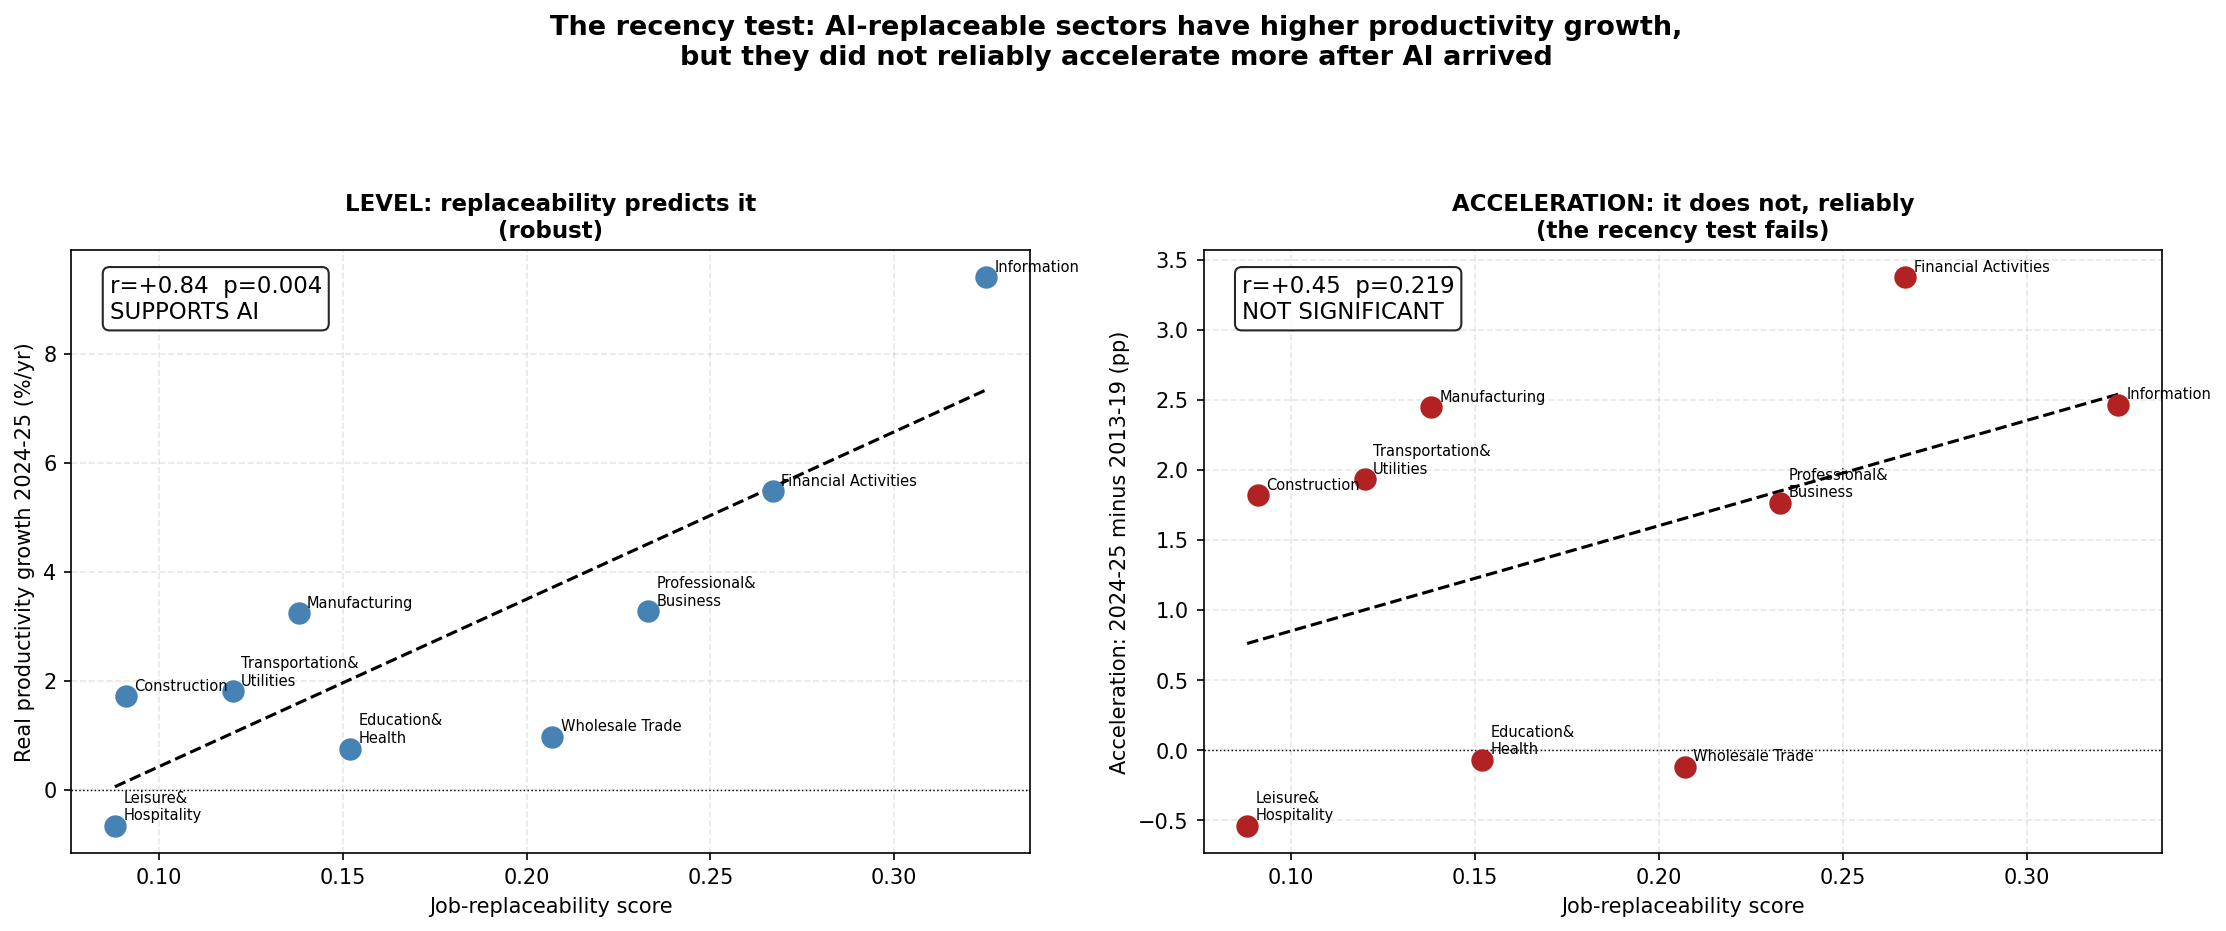

Write the Python code that produced this figure.
"""
recency_test.py
Does AI exposure predict the RECENT ACCELERATION in productivity, or only its level?

The corrected cross-section (real_productivity_ai_crosssection.py) shows that
AI exposure and job replaceability predict real productivity growth measured
over 2013-2025. The obvious objection is that this window mostly predates
generative AI, so the result could reflect long-run automation rather than
anything about the 2022+ AI era.

This is the test of that objection. If AI specifically is doing the work, then
exposure should predict not just the LEVEL of productivity growth but the
CHANGE in it: sectors with more replaceable jobs should have accelerated more
after AI arrived, relative to their own pre-AI baseline.

    acceleration_i = productivity growth (2024-2025) - productivity growth (2013-2019)

then regress acceleration on the replaceability score (and on AIIE) across the
nine industries, and check robustness to the choice of baseline and post window.

RESULT: the acceleration test does NOT confirm the AI story. The slope is
positive in every specification tried, but only reaches significance in the
narrowest post window (2025 alone), which is also the most specification-
searched. The level result stays robust (r ~ +0.84, p ~ 0.004). So the
"this could be long-run automation" caveat survives, and the project's AI
claim rests on levels rather than on a discontinuity timed to AI's arrival.

Real terms throughout: finance is deflated with the neutral GDP deflator
(its own BEA deflator is FISIM-broken); the other eight use BEA real value
added. Reads FRED-Data/. Writes recency_test.png.
"""

import os, glob, warnings
import numpy as np
import pandas as pd
import matplotlib
matplotlib.use("Agg")
import matplotlib.pyplot as plt
from scipy import stats as sp
warnings.filterwarnings("ignore")

DATA = "FRED-Data/"

# sector: (output spec, employment files, AIIE, replaceability)
S = {
 "Financial Activities":       ("GDPDEFLATE:financial_activities_value_added_VAFI.csv", ["finance_insurance_employment_CES5552000001.csv"], 1.538, 0.267),
 "Information":                ("information_sector_value_added_RVAI.csv", ["information_sector_employment_USINFO.csv"], 1.268, 0.325),
 "Education & Health":         ("health_care_social_assistance_value_added_RVAHCSA.csv", ["education_health_employment_USEHS.csv"], 0.775, 0.152),
 "Professional & Business":    ("professional_business_services_value_added_RVAPBS.csv", ["professional_business_services_employment_USPBS.csv"], 0.654, 0.233),
 "Wholesale Trade":            ("wholesale_trade_value_added_RVAW.csv", ["wholesale_trade_employment_USWTRADE.csv"], 0.264, 0.207),
 "Leisure & Hospitality":      ("leisure_hospitality_value_added_RVAAERAF.csv", ["leisure_hospitality_employment_USLAH.csv"], -0.315, 0.088),
 "Transportation & Utilities": ("transportation_warehousing_value_added_RVAT.csv", ["transportation_warehousing_employment_CES4300000001.csv", "utilities_employment_CES4422000001.csv"], -0.342, 0.120),
 "Manufacturing":              ("manufacturing_value_added_RVAMA.csv", ["manufacturing_employment_MANEMP.csv"], -0.484, 0.138),
 "Construction":               ("construction_value_added_RVAC.csv", ["construction_employment_USCONS.csv"], -0.997, 0.091),
}


def find(f):
    if os.path.exists(DATA + f):
        return DATA + f
    m = glob.glob(DATA + "*" + f + "*") + glob.glob(DATA + "*" + f)
    return m[0]


def load(f):
    d = pd.read_csv(find(f)); d.columns = [c.strip() for c in d.columns]
    d[d.columns[0]] = pd.to_datetime(d[d.columns[0]]); d = d.set_index(d.columns[0])
    return pd.to_numeric(d.iloc[:, 0], errors="coerce").dropna()


def real_output(spec):
    if spec.startswith("GDPDEFLATE:"):
        nom = load(spec.split(":", 1)[1]); gd = load("gdp_deflator_GDPDEF.csv")
        return nom / gd.reindex(nom.index).interpolate() * 100
    return load(spec)


def esum(fs):
    s = None
    for f in fs:
        x = load(f).resample("QS").mean(); s = x if s is None else s.add(x, fill_value=np.nan)
    return s


# per-sector YoY productivity growth series
PG = {}
for name, (ospec, efs, _, _) in S.items():
    df = pd.DataFrame({"o": real_output(ospec), "e": esum(efs)}).dropna()
    PG[name] = ((df["o"] / df["e"]).pct_change(4) * 100).dropna()

REP  = {n: v[3] for n, v in S.items()}
AIIE = {n: v[2] for n, v in S.items()}
avg  = lambda n, a, b: PG[n].loc[a:b].mean()

BASE_A, BASE_B = "2013-01-01", "2019-12-31"
POST_A, POST_B = "2024-01-01", "2026-12-31"

rows = []
for n in S:
    pre  = avg(n, BASE_A, BASE_B)
    mid  = avg(n, "2022-01-01", "2023-12-31")
    post = avg(n, POST_A, POST_B)
    rows.append(dict(sector=n, rep=REP[n], aiie=AIIE[n], pre=pre, mid=mid, post=post, accel=post - pre))
R = pd.DataFrame(rows).sort_values("rep", ascending=False)

print("Real productivity growth by period (avg YoY, %/yr), sorted by replaceability")
print(R[["sector", "rep", "pre", "mid", "post", "accel"]].round(2).to_string(index=False))

print("\nMain test (baseline 2013-2019 vs post 2024-2025):")
for col, lab in [("aiie", "AIIE"), ("rep", "Replaceability")]:
    r, p = sp.pearsonr(R[col], R["accel"])
    print(f"  acceleration ~ {lab:<15} r={r:+.3f}  p={p:.3f}")
for col, lab in [("aiie", "AIIE"), ("rep", "Replaceability")]:
    r, p = sp.pearsonr(R[col], R["post"])
    print(f"  2024-25 LEVEL ~ {lab:<14} r={r:+.3f}  p={p:.3f}")

print("\nRobustness of the acceleration test (~ replaceability):")
SPECS = [("2013-01-01", "2019-12-31", "2024-01-01", "2026-12-31"),
         ("2015-01-01", "2019-12-31", "2024-01-01", "2026-12-31"),
         ("2013-01-01", "2019-12-31", "2023-01-01", "2026-12-31"),
         ("2010-01-01", "2019-12-31", "2024-01-01", "2026-12-31"),
         ("2013-01-01", "2019-12-31", "2025-01-01", "2026-12-31")]
rob = []
for a0, a1, b0, b1 in SPECS:
    acc = [avg(n, b0, b1) - avg(n, a0, a1) for n in S]
    x = [REP[n] for n in S]
    r, p = sp.pearsonr(x, acc); rs, ps = sp.spearmanr(x, acc)
    rob.append((f"{a0[:4]}-{a1[:4]} -> {b0[:4]}-{b1[:4]}", r, p, rs, ps))
    print(f"  base {a0[:4]}-{a1[:4]}  post {b0[:4]}-{b1[:4]}:  r={r:+.3f} p={p:.3f}   spearman={rs:+.3f} p={ps:.3f}")
print("\nVerdict: positive in every spec, but significant only in the narrowest")
print("post window. The acceleration test does not independently confirm the AI story.")

# ---- chart: level (robust) vs acceleration (not) ----
fig, (a1, a2) = plt.subplots(1, 2, figsize=(15, 6.3))
for ax, col, ylab, title in [
    (a1, "post", "Real productivity growth 2024-25 (%/yr)",
     "LEVEL: replaceability predicts it\n(robust)"),
    (a2, "accel", "Acceleration: 2024-25 minus 2013-19 (pp)",
     "ACCELERATION: it does not, reliably\n(the recency test fails)")]:
    sl, ic, r, p, se = sp.linregress(R["rep"], R[col])
    ax.scatter(R["rep"], R[col], s=95, color="steelblue" if col == "post" else "firebrick", zorder=3)
    for _, rw in R.iterrows():
        ax.annotate(rw["sector"].replace(" & ", "&\n"), (rw["rep"], rw[col]),
                    xytext=(4, 3), textcoords="offset points", fontsize=7)
    xs = np.linspace(R["rep"].min(), R["rep"].max(), 40)
    ax.plot(xs, ic + sl * xs, "--", color="black", lw=1.5)
    verdict = "SUPPORTS AI" if p < 0.05 else "NOT SIGNIFICANT"
    ax.text(0.04, 0.96, f"r={r:+.2f}  p={p:.3f}\n{verdict}", transform=ax.transAxes, va="top",
            fontsize=11, bbox=dict(boxstyle="round", fc="white", alpha=0.85))
    ax.axhline(0, color="black", lw=0.7, ls=":")
    ax.set_xlabel("Job-replaceability score", fontsize=10)
    ax.set_ylabel(ylab, fontsize=10)
    ax.set_title(title, fontsize=11, fontweight="bold")
    ax.grid(True, ls="--", alpha=0.3)
fig.suptitle("The recency test: AI-replaceable sectors have higher productivity growth,\n"
             "but they did not reliably accelerate more after AI arrived",
             fontsize=13, fontweight="bold")
plt.tight_layout(rect=[0, 0, 1, 0.90])
plt.savefig("recency_test.png", dpi=150, bbox_inches="tight")
print("\nChart saved: recency_test.png")
